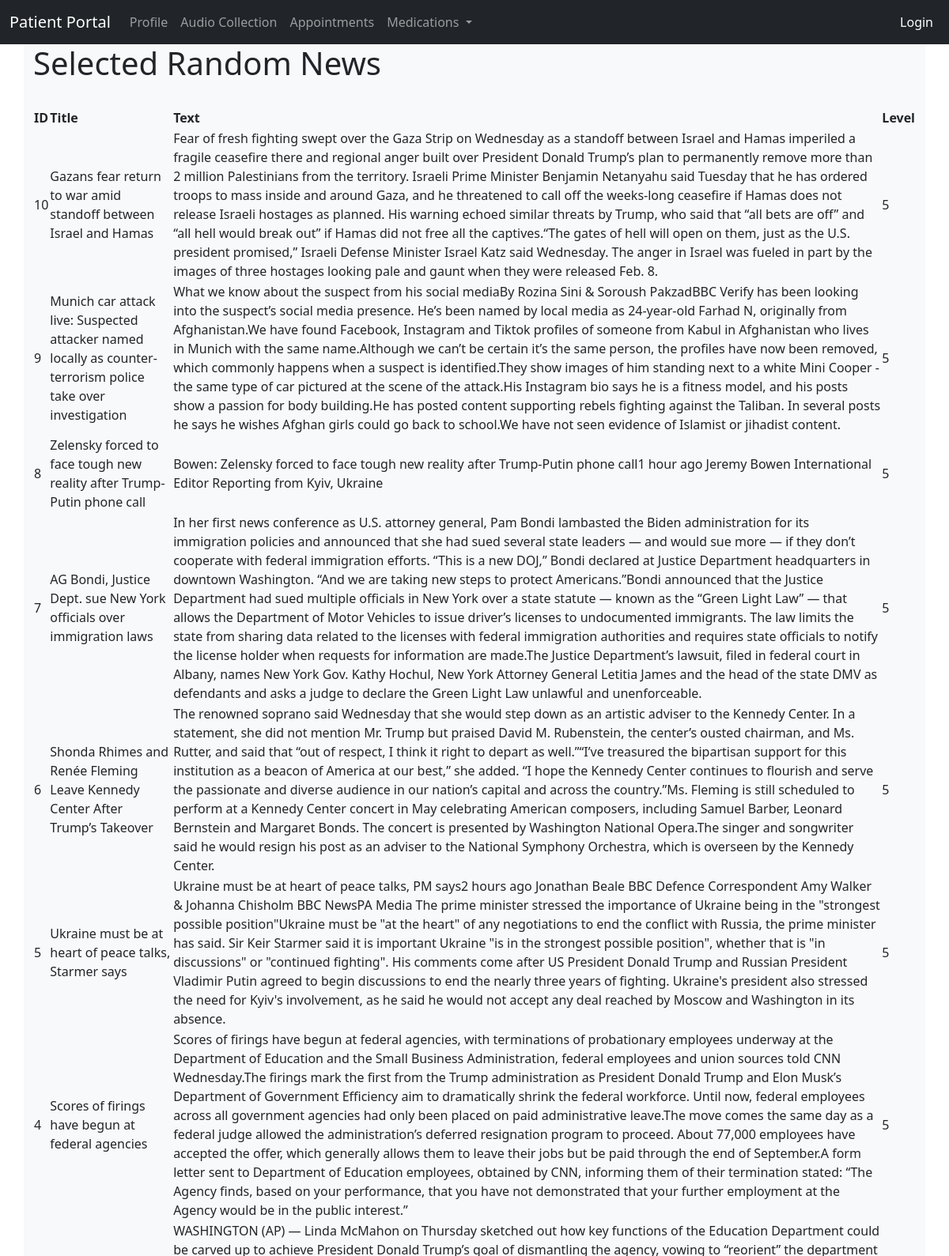
The app's page /showNews (upper part) with its own data.
### application/models.py (models this page shows)
class News(db.Model):
    __tablename__ = 'news'
    id = db.Column(db.Integer, primary_key=True)
    title = db.Column(db.String(80), nullable=False)
    body = db.Column(db.Text, nullable=False)
    pub_date = db.Column(db.DateTime, nullable=False,
                         default=datetime.utcnow)
    length = db.Column(db.Integer, nullable=False)
    hashtags = db.Column(db.Integer, nullable=False)
    level = db.Column(db.Integer, default=5, nullable=False)

### application/addnews/views.py (the view)
@news_bp.route('/showNews', methods=['GET', 'POST'])
def showNews():
    news_select = News.query.order_by(News.pub_date.desc()).limit(10).all()
    return render_template('news.html', news_select=news_select)

### application/templates/news.html (shortened to what this page needs)
{% extends "base.html" %}
{% block content %}
<div class="container bg-light">
    <h1>Selected Random News</h1>
    <br>
    <table>
      <thead>
        <tr>
          <th>ID</th>
          <th>Title</th>
          <th>Text</th>
          <th>Level</th>
        </tr>
      </thead>
      <tbody>
        {% for news in news_select %}
        <tr>
          <td>{{ news.id }}</td>
          <td>{{ news.title }}</td>
          <td>{{ news.body }}</td>
          <td>{{ news.level }}</td>
        </tr>
        {% endfor %}
      </tbody>
    </table>
    <br />
</div>
{% endblock %}

### application/templates/base.html (shortened to what this page needs)
<!DOCTYPE html>
<html lang="en" dir="ltr">
  <head>
    <link href="https://cdn.jsdelivr.net/npm/bootstrap@5.0.0-beta1/dist/css/bootstrap.min.css" rel="stylesheet">
    <link rel="stylesheet" href="{{ url_for('static',filename='style.css') }}">
  </head>
  <body>
    <nav class="navbar navbar-expand-lg navbar-dark bg-dark">
      <div class="container-fluid">
        <a class="navbar-brand" href="{{ url_for('core_bp.welcome') }}">Patient Portal</a>
        <div class="collapse multi-collapse navbar-collapse w-100 order-1 order-md-0" id="navbarNav">
          <ul class="navbar-nav mr-auto">
            <li class="nav-item">
              <a class="nav-link" href="{{ url_for('profile_bp.profile') }}">Profile</a>
            </li>
            <li class="nav-item">
                <a class="nav-link" href="{{ url_for('audioCollect_bp.myAudio') }}">Audio Collection</a>
              </li>
            <li class="nav-item">
              <a class="nav-link" href="{{ url_for('appointments_bp.list') }}">Appointments</a>
            </li>
            <li class="nav-item dropdown">
              <a class="nav-link dropdown-toggle" href="#" id="navbarDropdown" role="button" data-bs-toggle="dropdown" aria-expanded="false">
                Medications
              </a>
            </li>
          </ul>
        </div>
        <div class="collapse multi-collapse navbar-collapse w-100 order-3" id="navbarLogin">
          <ul class="navbar-nav ms-auto">
            {% if not current_user.is_authenticated %}
            <li class="nav-item">
              <a class="nav-link active" href="{{ url_for('oauth_bp.index', connection_type='source') }}">Login</a>
            </li>
            {% endif %}
          </ul>
        </div>
      </div>
    </nav>
    {% block content %}
    {% endblock %}
  </body>
</html>

### records on screen
News: id "10", title "Gazans fear return to war amid standoff between Israel and Hamas", body "Fear of fresh fighting swept over the Gaza Strip on Wednesday as a standoff between Israel and Hamas imperiled a fragile ceasefire there and regional anger built over President Donald Trump’s plan to permanently remove more than 2 million Palestinians from the territory. Israeli Prime Minister Benjamin Netanyahu said Tuesday that he has ordered troops to mass inside and around Gaza, and he threatened to call off the weeks-long ceasefire if Hamas does not release Israeli hostages as planned. His warning echoed similar threats by Trump, who said that “all bets are off” and “all hell would break out” if Hamas did not free all the captives.“The gates of hell will open on them, just as the U.S.…", level "5"
News: id "9", title "Munich car attack live: Suspected attacker named locally as counter-terrorism police take over investigation", body "What we know about the suspect from his social mediaBy Rozina Sini & Soroush PakzadBBC Verify has been looking into the suspect’s social media presence. He’s been named by local media as 24-year-old Farhad N, originally from Afghanistan.We have found Facebook, Instagram and Tiktok profiles of someone from Kabul in Afghanistan who lives in Munich with the same name.Although we can’t be certain it’s the same person, the profiles have now been removed, which commonly happens when a suspect is identified.They show images of him standing next to a white Mini Cooper - the same type of car pictured at the scene of the attack.His Instagram bio says he is a fitness model, and his posts show a…", level "5"
News: id "8", title "Zelensky forced to face tough new reality after Trump-Putin phone call", body "Bowen: Zelensky forced to face tough new reality after Trump-Putin phone call1 hour ago Jeremy Bowen International Editor Reporting from Kyiv, Ukraine", level "5"
News: id "7", title "AG Bondi, Justice Dept. sue New York officials over immigration laws", body "In her first news conference as U.S. attorney general, Pam Bondi lambasted the Biden administration for its immigration policies and announced that she had sued several state leaders — and would sue more — if they don’t cooperate with federal immigration efforts. “This is a new DOJ,” Bondi declared at Justice Department headquarters in downtown Washington. “And we are taking new steps to protect Americans.”Bondi announced that the Justice Department had sued multiple officials in New York over a state statute — known as the “Green Light Law” — that allows the Department of Motor Vehicles to issue driver’s licenses to undocumented immigrants. The law limits the state from sharing data…", level "5"
News: id "6", title "Shonda Rhimes and Renée Fleming Leave Kennedy Center After Trump’s Takeover", body "The renowned soprano said Wednesday that she would step down as an artistic adviser to the Kennedy Center. In a statement, she did not mention Mr. Trump but praised David M. Rubenstein, the center’s ousted chairman, and Ms. Rutter, and said that “out of respect, I think it right to depart as well.”“I’ve treasured the bipartisan support for this institution as a beacon of America at our best,” she added. “I hope the Kennedy Center continues to flourish and serve the passionate and diverse audience in our nation’s capital and across the country.”Ms. Fleming is still scheduled to perform at a Kennedy Center concert in May celebrating American composers, including Samuel Barber, Leonard…", level "5"
News: id "5", title "Ukraine must be at heart of peace talks, Starmer says", body "Ukraine must be at heart of peace talks, PM says2 hours ago Jonathan Beale BBC Defence Correspondent Amy Walker & Johanna Chisholm BBC NewsPA Media The prime minister stressed the importance of Ukraine being in the \"strongest possible position\"Ukraine must be \"at the heart\" of any negotiations to end the conflict with Russia, the prime minister has said. Sir Keir Starmer said it is important Ukraine \"is in the strongest possible position\", whether that is \"in discussions\" or \"continued fighting\". His comments come after US President Donald Trump and Russian President Vladimir Putin agreed to begin discussions to end the nearly three years of fighting. Ukraine's president also stressed the…", level "5"
News: id "4", title "Scores of firings have begun at federal agencies", body "Scores of firings have begun at federal agencies, with terminations of probationary employees underway at the Department of Education and the Small Business Administration, federal employees and union sources told CNN Wednesday.The firings mark the first from the Trump administration as President Donald Trump and Elon Musk’s Department of Government Efficiency aim to dramatically shrink the federal workforce. Until now, federal employees across all government agencies had only been placed on paid administrative leave.The move comes the same day as a federal judge allowed the administration’s deferred resignation program to proceed. About 77,000 employees have accepted the offer, which…", level "5"
